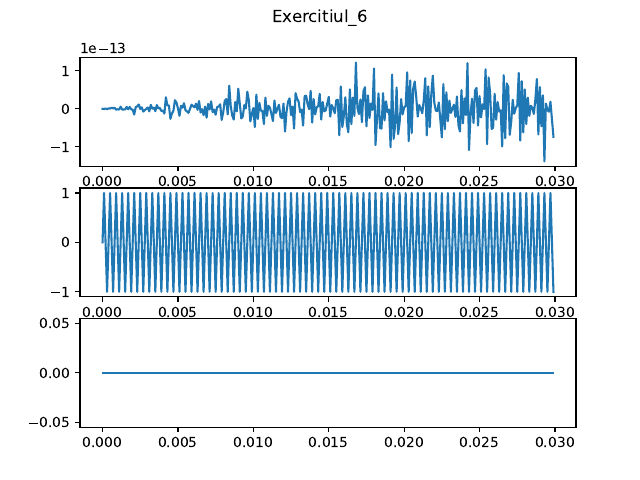

The Python source for this figure:
import numpy as np
from matplotlib import pyplot as plt


def x(A, f, phi, t):
    return A * np.sin(2*np.pi*f*t + phi)

fs = 10000
t = np.arange(0, 0.03, 1/fs)
fig, axs = plt.subplots(3)
fig.suptitle('Exercitiul_6')
axs[0].plot(t, x(1,fs/2, 0, t)) #frecventa e mare deci sinusoida face schimbari sus jos des
axs[1].plot(t, x(1,fs/4, 0, t)) #sinusoida normala, ajunge la valorile 1, -1
axs[2].plot(t, x(1,0, 0, t)) #o sa avem valoarea constanta sin(0) la orice esantion la care luam valoarea functiei
plt.savefig('Exercitiul_6.pdf', format='pdf')
plt.show()